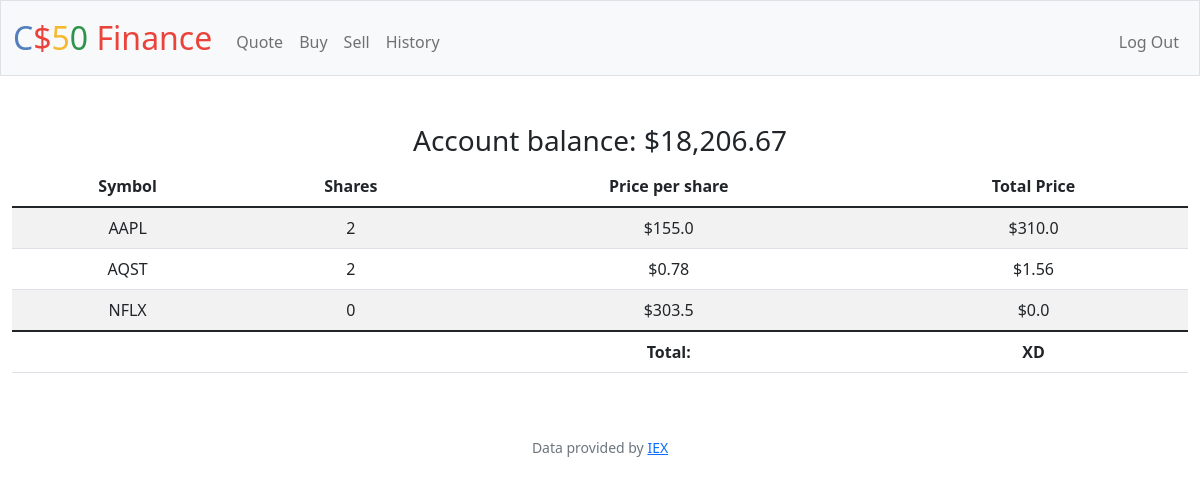
/ (signed in), run on the app's committed database.
### tables this page shows
CREATE TABLE 'transactions' ('id' INTEGER PRIMARY KEY AUTOINCREMENT NOT NULL, 'user_id' INTEGER, 'symbol' TEXT,'shares' INTEGER, 'price' REAL, 'date' DATETIME);

### app.py (the view)
@app.route("/")
@login_required
def index():
    user_id = session["user_id"]
    portfolio = db.execute("SELECT symbol, SUM(shares) as shares, price FROM transactions WHERE user_id = ? GROUP BY symbol", user_id)
    cash_balance = db.execute("SELECT cash FROM users WHERE id = ?", user_id)
    cash = usd(cash_balance[0]["cash"])
    return render_template("index.html", portfolio=portfolio, cash=cash)

### app.py (called while the page is built)
@app.after_request
def after_request(response):
    response.headers["Cache-Control"] = "no-cache, no-store, must-revalidate"
    response.headers["Expires"] = 0
    response.headers["Pragma"] = "no-cache"
    return response

### helpers.py (called while the page is built)
def login_required(f):
    @wraps(f)
    def decorated_function(*args, **kwargs):
        if session.get("user_id") is None:
            return redirect("/login")
        return f(*args, **kwargs)
    return decorated_function

def usd(value):
    return f"${value:,.2f}"

### templates/index.html (shortened to what this page needs)
{% extends "layout.html" %}
{% block main %}
    <h3>Account balance: {{ cash }}</h3>
    <table class="table table-striped">
        <thead>
            <tr>
                <th>Symbol</th>
                <th>Shares</th>
                <th>Price per share</th>
                <th>Total Price</th>
            </tr>
        </thead>
        <tbody>
            {% for row in portfolio %}
            <tr>
                <td>{{ row["symbol"] }}</td>
                <td>{{ row["shares"] }}</td>
                <td>${{ row["price"]|round(2) }}</td>
                <td>${{ (row["price"]*row["shares"])|round(2) }}</td>
            </tr>
            {% endfor %}
        </tbody>
        <tfoot>
            <td></td>
            <td></td>
            <td><b>Total:</b></td>
            <td><b>XD</b></td>
        </tfoot>
    </table>
{% endblock %}

### templates/layout.html (shortened to what this page needs)
<!DOCTYPE html>
<html lang="en">
    <head>
        <link href="https://cdn.jsdelivr.net/npm/bootstrap@5.1.3/dist/css/bootstrap.min.css" rel="stylesheet">
        <link href="/static/styles.css" rel="stylesheet">
    </head>
    <body>
        <nav class="bg-light border navbar navbar-expand-md navbar-light">
            <div class="container-fluid">
                <a class="navbar-brand" href="/"><span class="blue">C</span><span class="red">$</span><span class="yellow">5</span><span class="green">0</span> <span class="red">Finance</span></a>
                <div class="collapse navbar-collapse" id="navbar">
                    {% if session["user_id"] %}
                        <ul class="navbar-nav me-auto mt-2">
                            <li class="nav-item"><a class="nav-link" href="/quote">Quote</a></li>
                            <li class="nav-item"><a class="nav-link" href="/buy">Buy</a></li>
                            <li class="nav-item"><a class="nav-link" href="/sell">Sell</a></li>
                            <li class="nav-item"><a class="nav-link" href="/history">History</a></li>
                        </ul>
                        <ul class="navbar-nav ms-auto mt-2">
                            <li class="nav-item"><a class="nav-link" href="/logout">Log Out</a></li>
                        </ul>
                    {% else %}
                        <ul class="navbar-nav ms-auto mt-2">
                            <li class="nav-item"><a class="nav-link" href="/register">Register</a></li>
                            <li class="nav-item"><a class="nav-link" href="/login">Log In</a></li>
                        </ul>
                    {% endif %}
                </div>
            </div>
        </nav>
        <main class="container-fluid py-5 text-center">
            {% block main %}{% endblock %}
        </main>
        <footer class="mb-5 small text-center text-muted">
            Data provided by <a href="https://iexcloud.io/">IEX</a>
        </footer>
    </body>
</html>

### static/styles.css (style rules this page uses)
nav .navbar-brand { font-size: xx-large; }
nav .navbar-brand .blue { color: #537fbe; }
nav .navbar-brand .red { color: #ea433b; }
nav .navbar-brand .yellow { color: #f5b82e; }
nav .navbar-brand .green { color: #2e944b; }

### data on the page
transactions: symbol "AAPL", shares "2", price "155.0", price "310.0"

### other printed values
{{ cash }} "$18,206.67"
{{ row["symbol"] }} "AQST" "NFLX"
{{ row["shares"] }} "2" "0"
{{ row["price"]|round(2) }} "0.78" "303.5"
{{ (row["price"]*row["shares"])|round(2) }} "1.56" "0.0"
